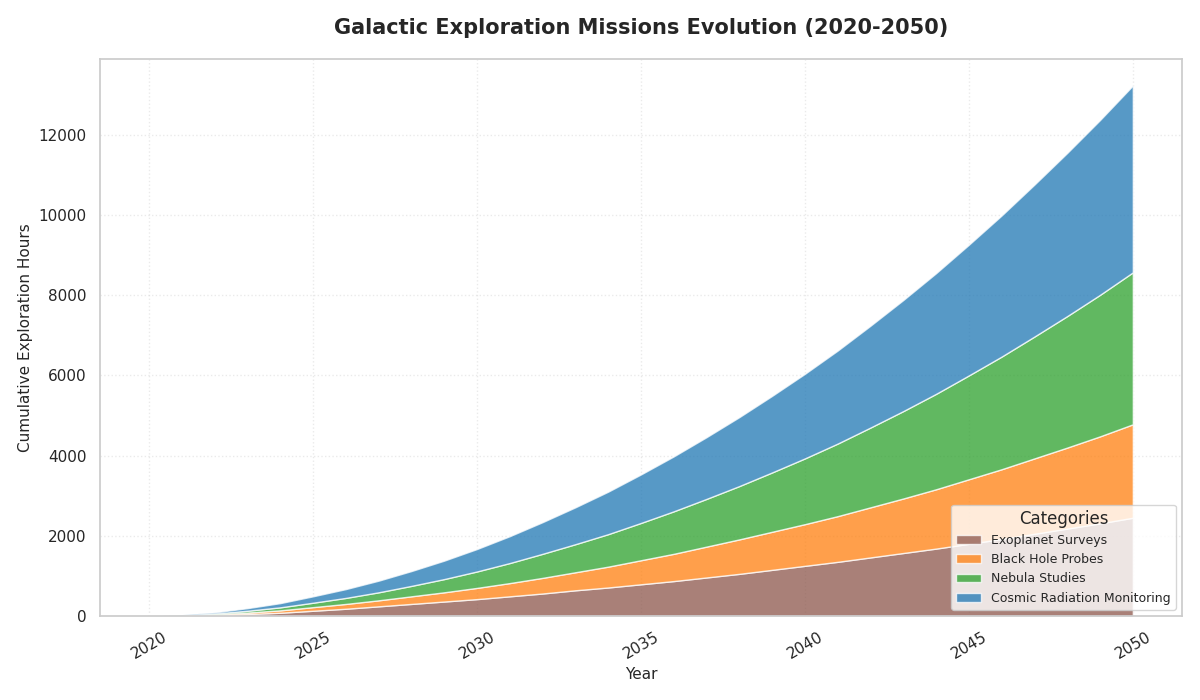

Python code for this plot:
import matplotlib.pyplot as plt
import numpy as np

years = np.arange(2020, 2051)

exoplanet_surveys = [0, 10, 25, 50, 80, 130, 180, 240, 300, 360, 420, 490, 560, 640, 710, 790, 870, 960, 1050, 1150, 1250, 1350, 1460, 1570, 1680, 1800, 1920, 2050, 2180, 2310, 2450]
black_hole_probes = [0, 5, 15, 35, 60, 90, 120, 150, 190, 230, 280, 330, 390, 450, 520, 600, 680, 770, 860, 950, 1040, 1140, 1250, 1360, 1480, 1610, 1740, 1880, 2020, 2170, 2330]
nebula_studies = [0, 8, 20, 45, 75, 110, 150, 200, 260, 330, 410, 500, 600, 700, 810, 930, 1060, 1190, 1330, 1480, 1640, 1810, 1990, 2180, 2380, 2590, 2810, 3040, 3280, 3530, 3790]
cosmic_radiation_monitoring = [0, 12, 30, 65, 105, 160, 220, 290, 370, 460, 560, 670, 790, 920, 1060, 1210, 1370, 1540, 1720, 1910, 2110, 2320, 2540, 2770, 3010, 3260, 3520, 3790, 4070, 4360, 4660]

fig, ax = plt.subplots(figsize=(12, 7))

# Shuffling colors manually
colors = ['#8c564b', '#ff7f0e', '#2ca02c', '#1f77b4']

ax.stackplot(years, exoplanet_surveys, black_hole_probes, nebula_studies, cosmic_radiation_monitoring,
             labels=['Exoplanet Surveys', 'Black Hole Probes', 'Nebula Studies', 'Cosmic Radiation Monitoring'],
             colors=colors, alpha=0.75)

ax.set_title("Galactic Exploration Missions Evolution (2020-2050)", fontsize=15, fontweight='bold', pad=18)
ax.set_xlabel("Year", fontsize=11)
ax.set_ylabel("Cumulative Exploration Hours", fontsize=11)

ax.set_xticks(years[::5])
ax.tick_params(axis='x', rotation=30)

ax.legend(loc='lower right', title="Categories", fontsize=9)

ax.grid(True, linestyle=':', alpha=0.4)

plt.tight_layout()

plt.show()
